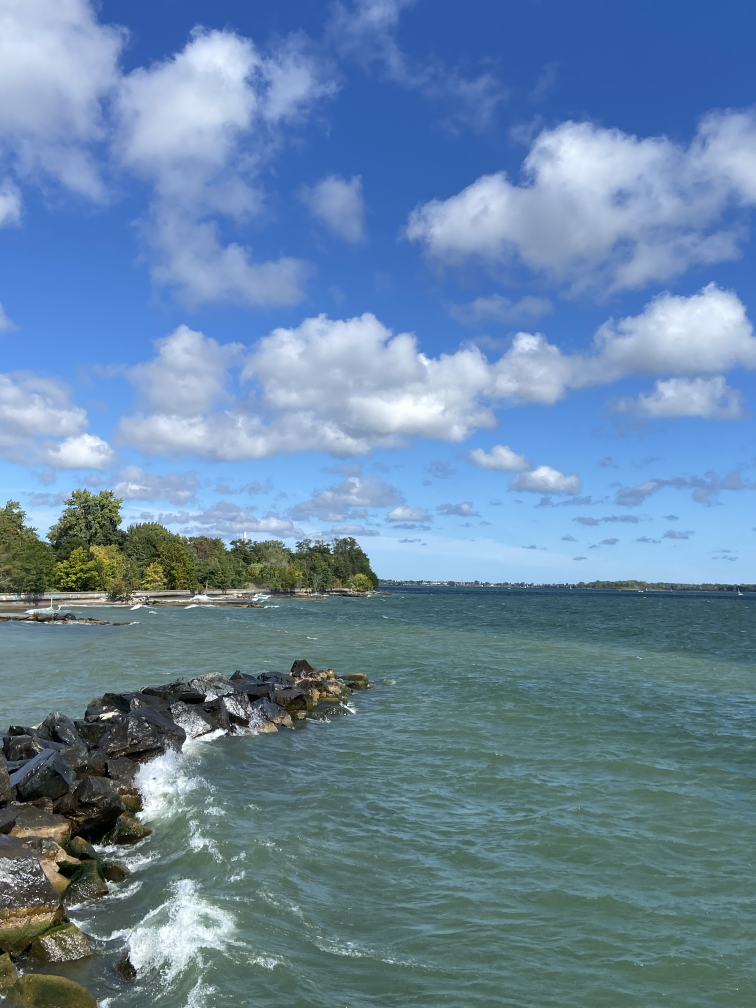
#> input picture image-clean/image.jpg, 3024 x 4032 px (shown at 1/4 size)
$ python add_noise.py ../image-clean/image.jpg
#> lines starting #> are read from the running program, lines starting #| are printed output that depends on the picture
import argparse
import numpy as np
from PIL import Image


def srgb_to_linear(x):
    a = 0.055
    return np.where(x <= 0.04045, x / 12.92, ((x + a) / (1 + a)) ** 2.4)


def linear_to_srgb(x):
    a = 0.055
    return np.where(x <= 0.0031308, 12.92 * x, (1 + a) * (x ** (1 / 2.4)) - a)


def save_img(data, output_path):
    out_arr = np.clip(data * 255.0 + 0.5, 0, 255).astype(np.uint8)
    out_img = Image.fromarray(out_arr, mode="RGB")
    out_img.save(output_path)


def make_salt_and_pepper_noise(image, args):
    salt_prob = args.amount
    pepper_prob = args.amount
    out = np.copy(image)
    salt_pixels = np.random.rand(*image.shape[:-1]) < salt_prob
    out[salt_pixels] = 1
    pepper_pixels = np.random.rand(*image.shape[:-1]) < pepper_prob
    out[pepper_pixels] = 0
    return out


def make_iid_gaussian_noise(img, args):
    out = np.clip(img + np.random.normal(0, args.sigma, img.shape), 0.0, 1.0)
    return out


def make_corr_gaussian_noise(img, args, corr=0.8, seed=42):
    rng = np.random.default_rng(seed)
    lin = srgb_to_linear(img)
    sigma = args.sigma
    covar = (sigma**2) * np.array(
        [[1, corr, corr], [corr, 1, corr], [corr, corr, 1]], dtype=np.float32
    )
    h, w, _ = lin.shape
    noise = rng.multivariate_normal([0, 0, 0], covar, size=h * w).reshape(h, w, 3)
    noisy = np.clip(lin + noise, 0.0, 1.0)
    out = np.clip(linear_to_srgb(noisy), 0.0, 1.0)
    return out


def main():
    p = argparse.ArgumentParser()
    p.add_argument("input", help="input image path")
    p.add_argument(
        "--output",
        default="image-noisy/",
        help="the directory of noisy images",
    )
    p.add_argument(
        "--amount",
        type=float,
        default=0.05,
        help="Fraction of pixels to corrupt, in [0,1] (default: 0.02)",
    )
    p.add_argument(
        "--mode",
        type=str,
        default="both",
        help="type of noise to add to the image",
    )
    p.add_argument(
        "--sigma",
        type=float,
        default=0.07,
        help="the std dev of the gaussian noise add to the image",
    )
    p.add_argument(
        "--release",
        dest="release",
        action="store_true",
        help="set in release mode to not shrink the image size",
    )

    args = p.parse_args()
    if args.output[-1] != "/":
        print("usage: --output <output directory>")
        exit(1)
    img = Image.open(args.input).convert("RGB")
#> img is the input picture: PIL image 3024x4032 RGB; mean R, G, B 104.7, 134.4, 162.6
    if not args.release:
        img = img.resize((img.size[0] // 2, img.size[1] // 2))
#> img: PIL image 1512x2016 RGB
    img = np.array(img) / 255
#> img: shape (2016, 1512, 3) float64
    img = img.astype(np.float32)

    img_name = args.input.split("/")[-1]
    if args.mode == "salts":
        out = make_salt_and_pepper_noise(img, args)
        output_path = args.output + "salted_" + img_name
        save_img(out, output_path)
    elif args.mode == "iid_gaussian":
        out = make_iid_gaussian_noise(img, args)
        output_path = args.output + "iid_" + img_name
        save_img(out, output_path)
    elif args.mode == "corr_gausian":
        out = make_corr_gaussian_noise(img, args)
        output_path = args.output + "corr_" + img_name
        save_img(out, output_path)
    elif args.mode == "both":
        out = make_salt_and_pepper_noise(img, args)
#> in make_salt_and_pepper_noise, `out[pepper_pixels] = 0`:
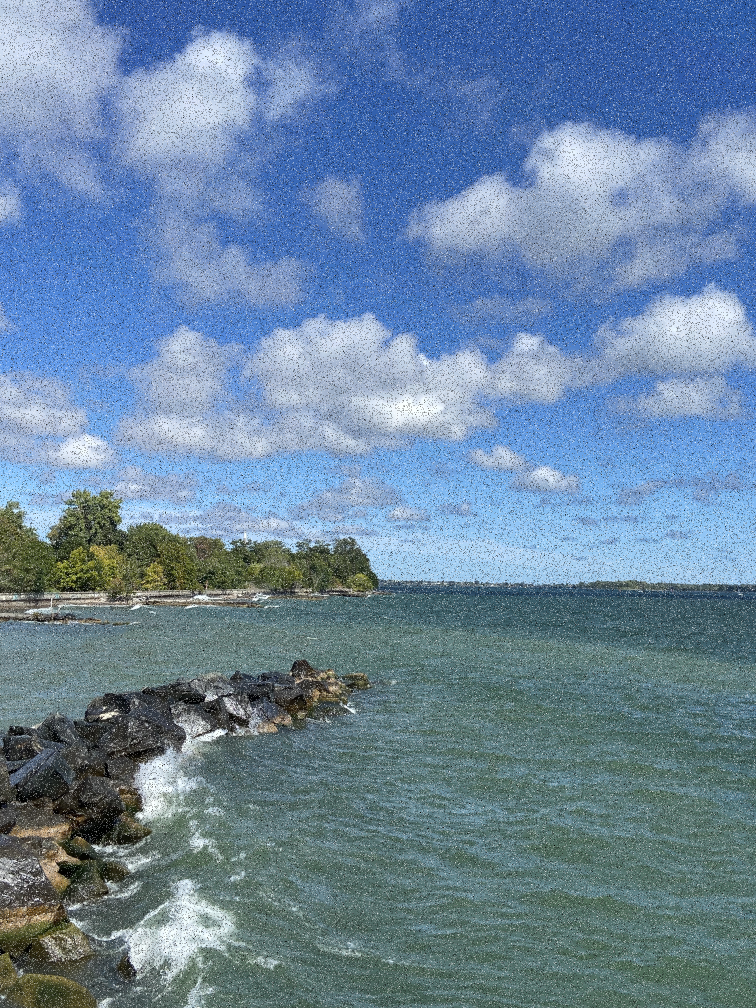
#> out: shape (2016, 1512, 3) float32 (shown at 1/2 size); mean R, G, B 0.419, 0.522, 0.623
        output_path = args.output + "salted_" + img_name
        save_img(out, output_path)

        out = make_iid_gaussian_noise(img, args)
        output_path = args.output + "iid_" + img_name
        save_img(out, output_path)

        out = make_corr_gaussian_noise(img, args)
#> in srgb_to_linear, `return np.where(x <= 0.04045, x / 12.92, ((x + a) / (1 + a)) ** 2.4)`:
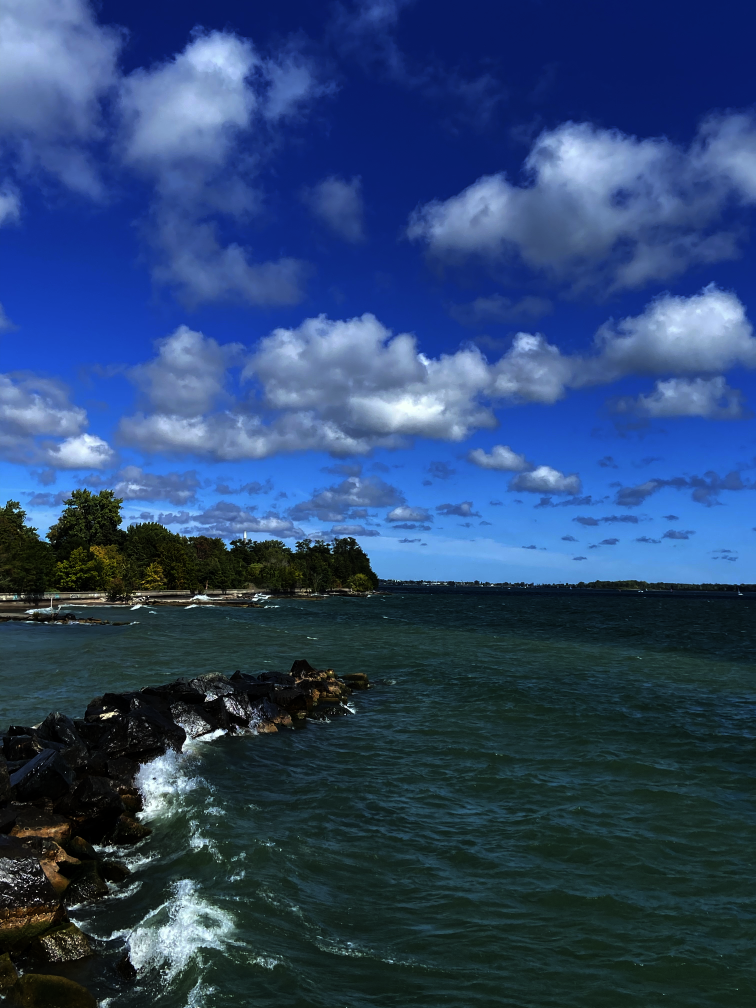
#> returned value: shape (2016, 1512, 3) float32 (shown at 1/2 size); mean of channels 0, 1, 2 0.173, 0.273, 0.429; drawn as R, G, B
        output_path = args.output + "corr_" + img_name
        save_img(out, output_path)
    else:
        print(f"error: invalid mode {args.mode}")
        exit(1)


if __name__ == "__main__":
    main()
